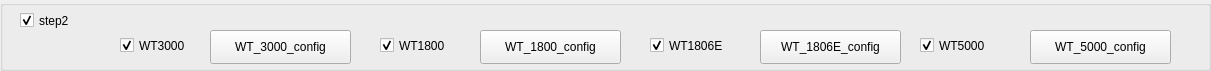
  <widget class="QGroupBox" name="groupBox_5">
   <property name="geometry">
    <rect>
     <x>0</x>
     <y>250</y>
     <width>1211</width>
     <height>71</height>
    </rect>
   </property>
   <property name="title">
    <string/>
   </property>
   <widget class="QCheckBox" name="checkBox_S2">
    <property name="geometry">
     <rect>
      <x>20</x>
      <y>10</y>
      <width>81</width>
      <height>21</height>
     </rect>
    </property>
    <property name="text">
     <string>step2</string>
    </property>
    <property name="checked">
     <bool>true</bool>
    </property>
   </widget>
   <widget class="QCheckBox" name="checkBox_S2_WT1800">
    <property name="geometry">
     <rect>
      <x>380</x>
      <y>30</y>
      <width>101</width>
      <height>31</height>
     </rect>
    </property>
    <property name="text">
     <string>WT1800</string>
    </property>
    <property name="checked">
     <bool>true</bool>
    </property>
   </widget>
   <widget class="QCheckBox" name="checkBox_S2_WT3000">
    <property name="geometry">
     <rect>
      <x>120</x>
      <y>30</y>
      <width>101</width>
      <height>31</height>
     </rect>
    </property>
    <property name="text">
     <string>WT3000</string>
    </property>
    <property name="checked">
     <bool>true</bool>
    </property>
   </widget>
   <widget class="QCheckBox" name="checkBox_S2_WT1806E">
    <property name="geometry">
     <rect>
      <x>650</x>
      <y>30</y>
      <width>101</width>
      <height>31</height>
     </rect>
    </property>
    <property name="text">
     <string>WT1806E</string>
    </property>
    <property name="checked">
     <bool>true</bool>
    </property>
   </widget>
   <widget class="QPushButton" name="pushButton_S2_WT_1800_CONFIG">
    <property name="geometry">
     <rect>
      <x>480</x>
      <y>30</y>
      <width>141</width>
      <height>34</height>
     </rect>
    </property>
    <property name="text">
     <string>WT_1800_config</string>
    </property>
   </widget>
   <widget class="QPushButton" name="pushButton_S2_WT_1806E_CONFIG">
    <property name="geometry">
     <rect>
      <x>760</x>
      <y>30</y>
      <width>141</width>
      <height>34</height>
     </rect>
    </property>
    <property name="text">
     <string>WT_1806E_config</string>
    </property>
   </widget>
   <widget class="QPushButton" name="pushButton_S2_WT_3000_CONFIG">
    <property name="geometry">
     <rect>
      <x>210</x>
      <y>30</y>
      <width>141</width>
      <height>34</height>
     </rect>
    </property>
    <property name="text">
     <string>WT_3000_config</string>
    </property>
   </widget>
   <widget class="QCheckBox" name="checkBox_S2_WT5000">
    <property name="geometry">
     <rect>
      <x>920</x>
      <y>30</y>
      <width>101</width>
      <height>31</height>
     </rect>
    </property>
    <property name="text">
     <string>WT5000</string>
    </property>
    <property name="checked">
     <bool>true</bool>
    </property>
   </widget>
   <widget class="QPushButton" name="pushButton_S2_WT_5000_CONFIG">
    <property name="geometry">
     <rect>
      <x>1030</x>
      <y>30</y>
      <width>141</width>
      <height>34</height>
     </rect>
    </property>
    <property name="text">
     <string>WT_5000_config</string>
    </property>
   </widget>
  </widget>
